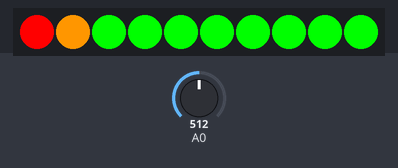
Bench run of a sketch on a simulated Arduino Uno, built with avr-gcc and run on an emulated ATmega328P. Parts: 10 RGB LEDs in strip order, left to right. Inputs (shaded band) come from the test bench; at power-on: A0 = 512.

Above: at 1.2 s.
1.3 s: A0 set to 0
At 1.7 s:
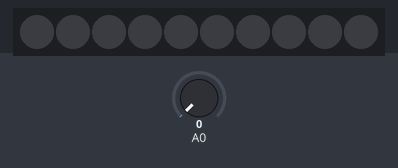
2.8 s: A0 set to 122
At 3.9 s:
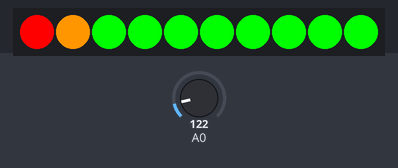
Timing chart, 0 to 5.8 s (numbered marks = the images above; inputs shaded):
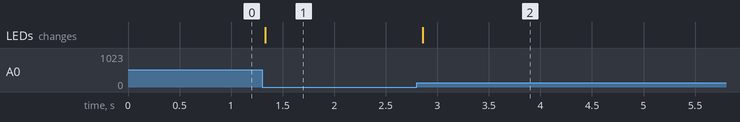

The sketch:

module_4_1.ino
```cpp
#include <Grove_LED_Bar.h>

Grove_LED_Bar bar(9, 8, 0);

void setup() {
  Serial.begin(9600);
  bar.begin();
}

void loop() {
  int sound = analogRead(A0);
  bar.setLevel(sound / 10);
  delay(100);
}
```

Measured:
- after the input at 1.3 s, the LEDs: change at once (image 1)
- after the input at 2.8 s, the LEDs: change after 0.06 s (image 2)
